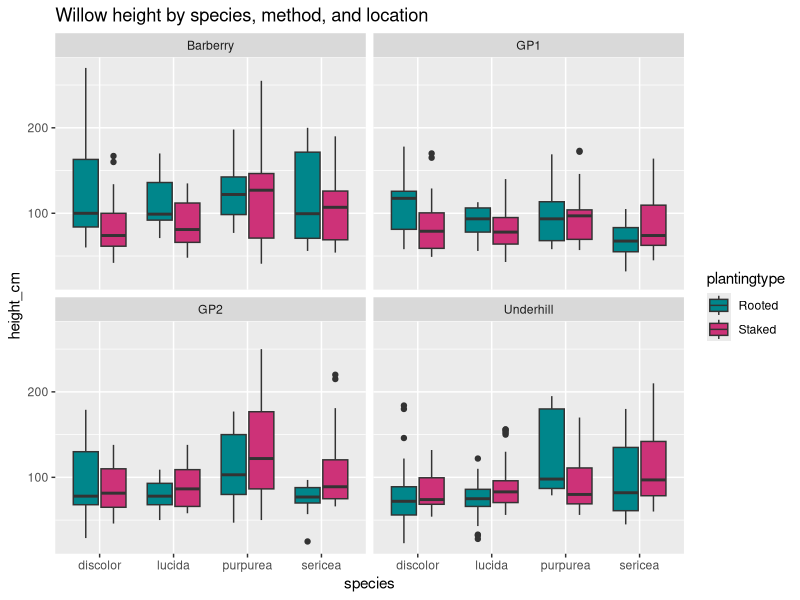
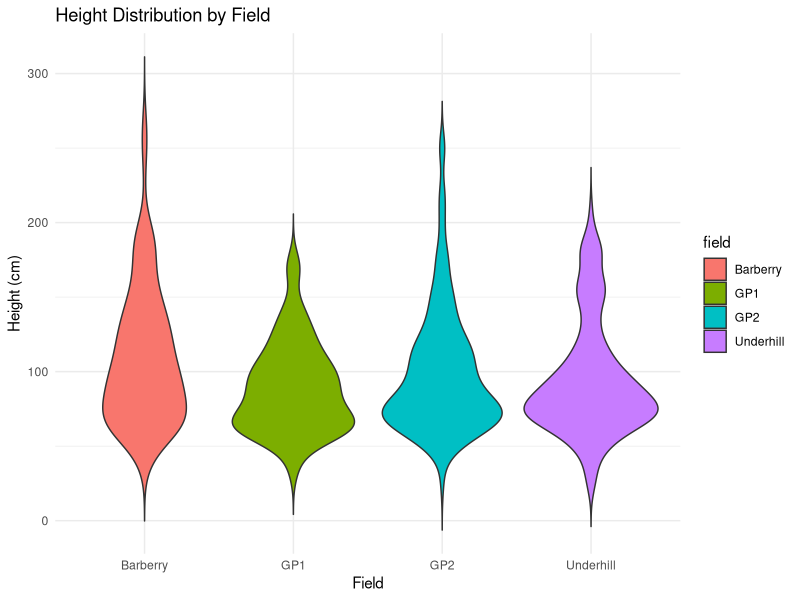
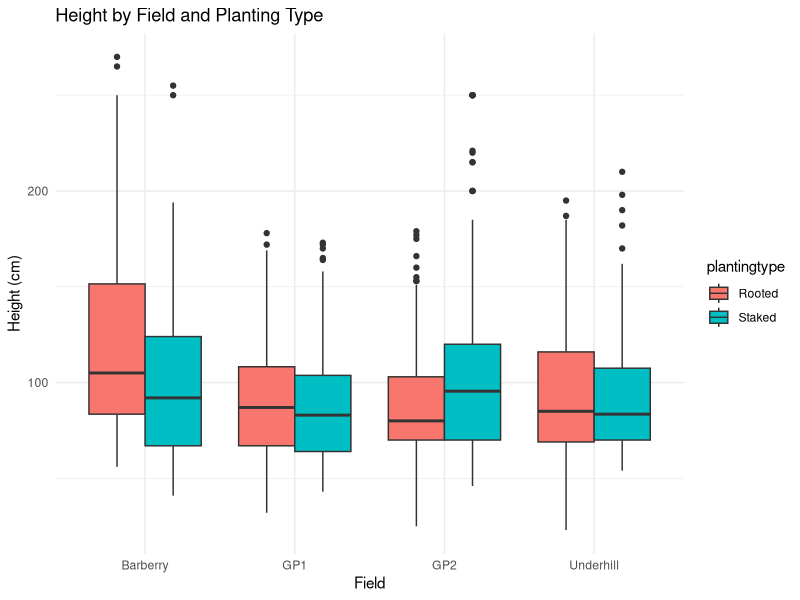
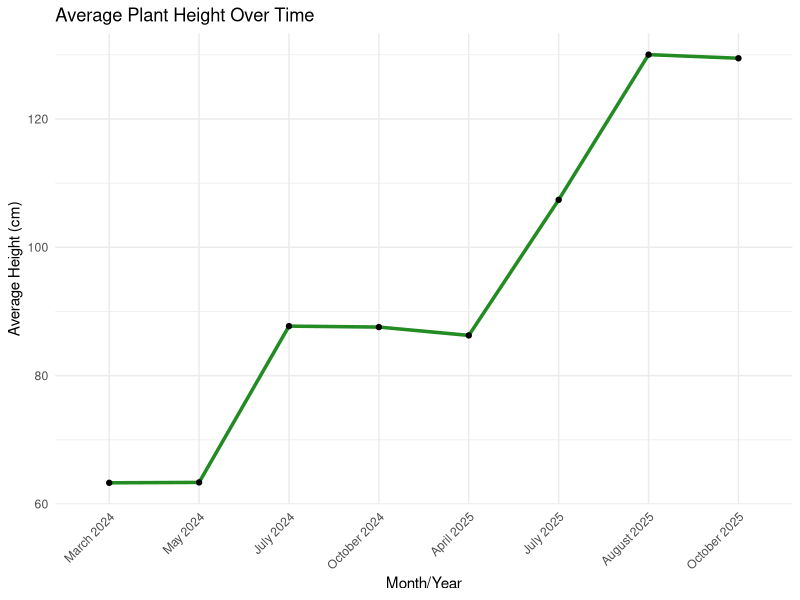
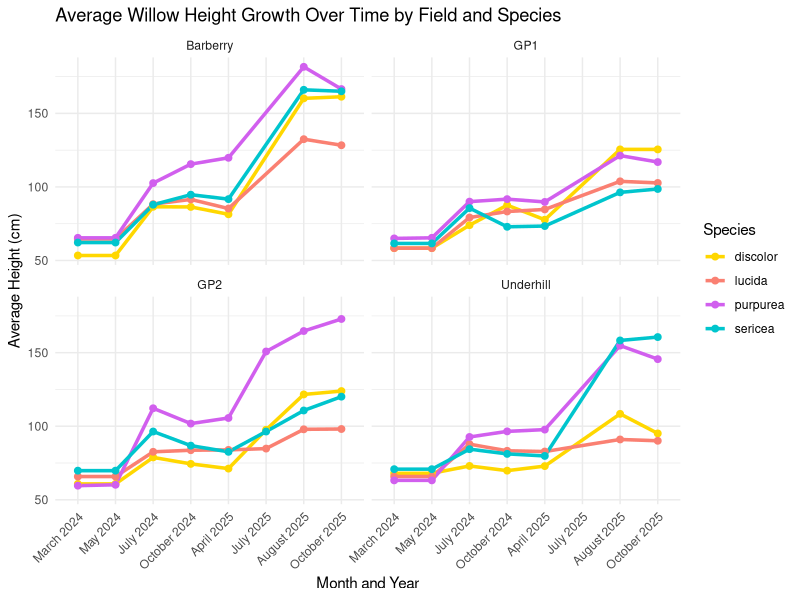
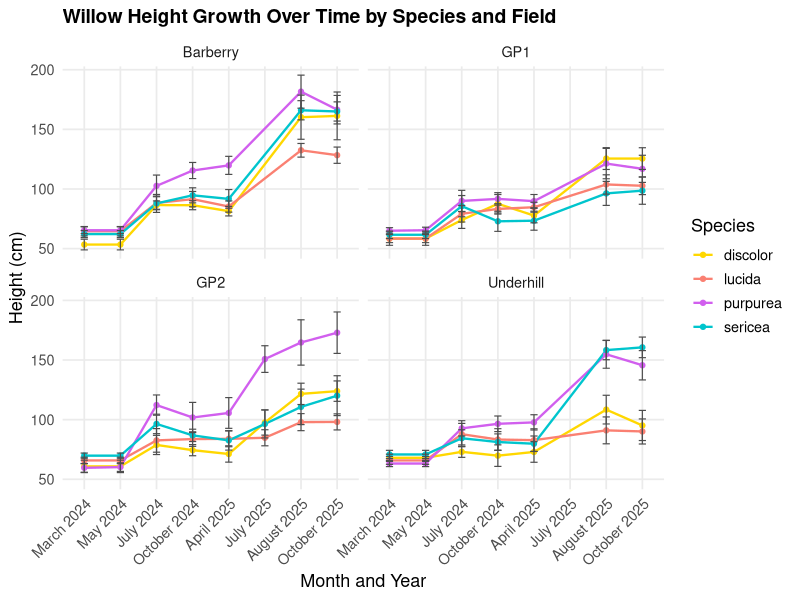
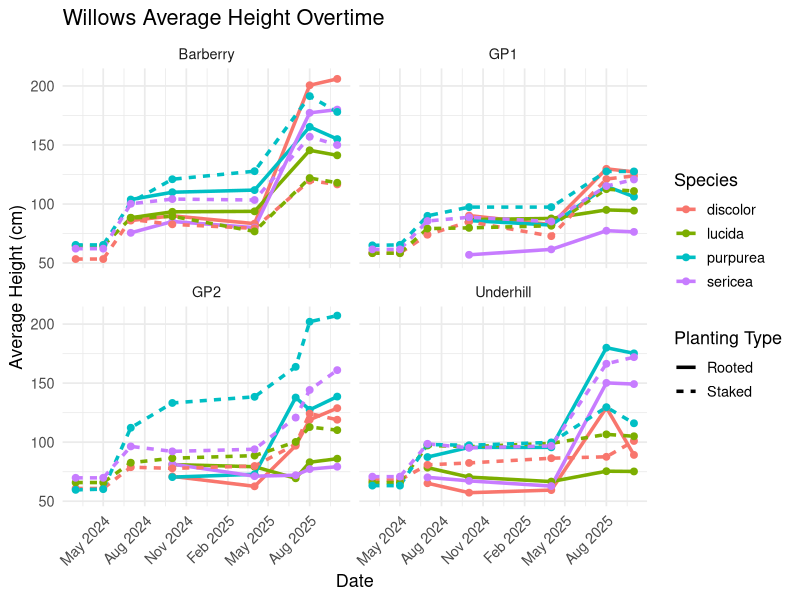
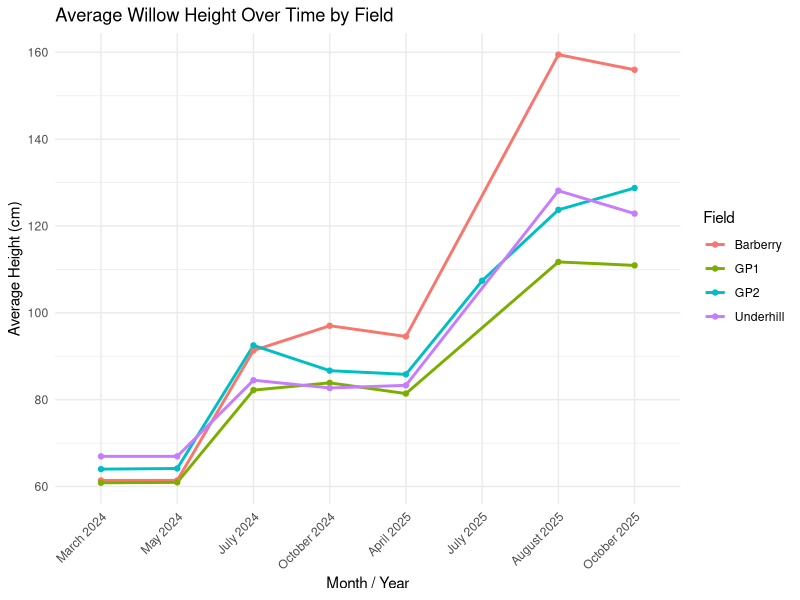

Recreate these plots in R, in order.
# Set location to read in data
setwd("C:/Users/leahm/OneDrive/Desktop/Trustees/R Studio")

# Read in data
willowperform <- read.csv("Willow Performance Data(TidyData).csv")

# Add libraries (first is for plots, second is for editing data)
library(ggplot2)
library(dplyr)


# New column combining month and year
willowperform$month_year <- paste(willowperform$month, willowperform$year)


# Remove unnecessary columns
willowperform <- willowperform %>%
  select(-protected, -death, -browse, -X, -X.1)


# Plot: Willow height by all factors
ggplot(willowperform, aes(x = species, y = height_cm, fill = plantingtype)) +
  geom_boxplot() +
  facet_wrap(~ field) +
  scale_fill_manual(
    values = c("Rooted" = "turquoise4", "Staked" = "violetred3")) +
  labs(title = "Willow height by species, method, and location")


# Plot: Violin graph of height distribution by field
ggplot(willowperform, aes(x = field, y = height_cm, fill = field)) +
  geom_violin(trim = FALSE) +
  labs(title = "Height Distribution by Field",
       x = "Field", y = "Height (cm)") +
  theme_minimal()


# Plot: Height by field and planting type
ggplot(willowperform, aes(x = field, y = height_cm, fill = plantingtype)) +
  geom_boxplot(position = position_dodge()) +
  labs(title = "Height by Field and Planting Type",
       x = "Field", y = "Height (cm)") +
  theme_minimal()


# GROWTH OVER TIME


# Reorder
month_year_order <- c("March 2024", "May 2024", "July 2024", "October 2024", 
                      "April 2025","July 2025", "August 2025", "October 2025")

# Fix month order
willowperform <- willowperform %>%
  mutate(month_year = factor(month_year, levels = month_year_order))

# BY HEIGHT

# Summarize data
willow_summary <- willowperform %>%
  group_by(month_year) %>%
  summarise(mean_height = mean(height_cm, na.rm = TRUE))

# Plot: Height overtime
ggplot(willow_summary, aes(x = month_year, y = mean_height, group = 1)) +
  geom_line(color = "forestgreen", linewidth = 1.2) +
  geom_point() +
  labs(title = "Average Plant Height Over Time",
       x = "Month/Year", y = "Average Height (cm)") +
  theme_minimal() +
  theme(axis.text.x = element_text(angle = 45, hjust = 1))



# Plot: Average Height overtime by field and species
ggplot(willowperform, aes(x = month_year, y = height_cm, 
                          color = species, group = species)) +
  stat_summary(fun = mean, geom = "line", size = 1.2) +    
  # average height per time point
  stat_summary(fun = mean, geom = "point", size = 2) +     
  # optional: add points
  facet_wrap(~ field) + 
  scale_color_manual(values = c( "discolor"= "gold",
                                 "lucida" = "salmon",
                                 "purpurea" = "mediumorchid2",
                                 "sericea"  = "turquoise3")) +
  labs(title = "Average Willow Height Growth Over Time by Field and Species",
       x = "Month and Year",
       y = "Average Height (cm)",
       color = "Species") +
  theme_minimal() +
  theme(axis.text.x = element_text(angle = 45, hjust = 1))



# Define standard error function for error bars
se_function <- function(x) {
  sd(x, na.rm = TRUE) / sqrt(length(x[!is.na(x)]))
}

# Plot: Willow Height Growth Over Time by Species and Field
ggplot(willowperform, aes(x = month_year, y = height_cm,
                          color = species,
                          group = interaction(species, field))) +
  
  # Mean line
  stat_summary(fun = mean, geom = "line", size = 0.8) +
  
  # Mean point
  stat_summary(fun = mean, geom = "point", size = 1.5) +
  
  # Error bars (± SE)
  stat_summary(fun.data = function(y) {
    data.frame(
      y = mean(y, na.rm = TRUE),
      ymin = mean(y, na.rm = TRUE) - se_function(y),
      ymax = mean(y, na.rm = TRUE) + se_function(y)
    )
  }, geom = "errorbar", width = 0.2, aes(color = NULL), color = "grey30", size = 0.4) +
scale_color_manual(values = c(
  "discolor"= "gold",
  "lucida" = "salmon",
  "purpurea" = "mediumorchid2",
  "sericea"  = "turquoise3"
)) +
  
  labs(title = "Willow Height Growth Over Time by Species and Field",
       x = "Month and Year",
       y = "Height (cm)",
       color = "Species") +
  
  theme_minimal(base_size = 13) +
  facet_wrap(~ field) +
  theme(
    panel.grid.minor = element_blank(),
    axis.text.x = element_text(angle = 45, hjust = 1),
    legend.position = "right",
    plot.title = element_text(face = "bold", size = 14)
  )



# Adding library to fix date
library(lubridate)

# Turn month and year into a readable date
willowperform <- willowperform %>%
  mutate(date_real = ymd(paste(year, month, "01")))

# Plot: Willows Average Height Overtime (Correctly spaced out)
ggplot(willowperform, aes(
  x = date_real,
  y = height_cm,
  color = species,
  linetype = plantingtype,
  group = interaction(species, plantingtype)
)) +
  stat_summary(fun = mean, geom = "line", size = 1.2) +
  stat_summary(fun = mean, geom = "point", size = 2) +
  facet_wrap(~ field) +
  scale_x_date(date_labels = "%b %Y", date_breaks = "3 months") +
  labs(title = "Willows Average Height Overtime",
    x = "Date",
    y = "Average Height (cm)",
    color = "Species",
    linetype = "Planting Type"
  ) +
  theme_minimal(base_size = 13) +
  theme(axis.text.x = element_text(angle = 45, hjust = 1))






# Summarize data by height & field
height_field <- willowperform %>%
  group_by(month_year, field) %>%
  summarise(mean_height = mean(height_cm, na.rm = TRUE))

# Plot: Average height overtime by field
ggplot(height_field, aes(x = month_year, y = mean_height, 
                         color = field, group = field)) +
  geom_line(size = 1) +
  geom_point() +
  labs(
    title = "Average Willow Height Over Time by Field",
    x = "Month / Year",
    y = "Average Height (cm)",
    color = "Field"
  ) +
  theme_minimal() +
  theme(axis.text.x = element_text(angle = 45, hjust = 1))



# Summarize data by height and planting type
height_type <- willowperform %>%
  group_by(month_year, plantingtype) %>%
  summarise(mean_height = mean(height_cm, na.rm = TRUE))

# Plot: Height by planting type
ggplot(height_type, aes(x = month_year, y = mean_height, 
                        color = plantingtype, group = plantingtype)) +
  geom_line(size = 1) +
  geom_point() +
  labs(
    title = "Average Willow Height Over Time by Planting Type",
    x = "Month / Year",
    y = "Average Height (cm)",
    color = "Planting Type"
  ) +
  theme_minimal() +
  theme(axis.text.x = element_text(angle = 45, hjust = 1))



# BY STEM COUNT


# Summarize data by stems & field
stems_field <- willowperform %>%
  group_by(month_year, field) %>%
  summarise(mean_stems = mean(stems, na.rm = TRUE))

# Plot: Stems by field overtime
ggplot(stems_field, aes(x = month_year, y = mean_stems, 
                        color = field, group = field)) +
  geom_line(size = 1) +
  geom_point() +
  labs(
    title = "Average Number of Stems Over Time by Field",
    x = "Month / Year",
    y = "Average Number of Stems",
    color = "Field"
  ) +
  theme_minimal() +
  theme(axis.text.x = element_text(angle = 45, hjust = 1))


# Summarize data by stems & planting type
stems_type <- willowperform %>%
  group_by(month_year, plantingtype) %>%
  summarise(mean_stems = mean(stems, na.rm = TRUE))

# Plot: Stems by planting type overtime
ggplot(stems_type, aes(x = month_year, y = mean_stems, 
                       color = plantingtype, group = plantingtype)) +
  geom_line(size = 1) +
  geom_point() +
  labs(
    title = "Average Number of Stems Over Time by Planting Type",
    x = "Month / Year",
    y = "Average Number of Stems",
    color = "Planting Type"
  ) +
  theme_minimal() +
  theme(axis.text.x = element_text(angle = 45, hjust = 1))


# AGE

# Fix date column to classify as date
willowperform$date <- as.Date(willowperform$date, format = "%m/%d/%Y")

# New table with planting dates
start_dates <- willowperform %>%
  group_by(field, plantingtype, species) %>%
  summarise(start_date = min(date, na.rm = TRUE)) %>%
  ungroup()

# New table combining age dates
willow_age <- willowperform %>%
  left_join(start_dates, by = c("field", "species", "plantingtype"))

# Calculating age by days, weeks, and months
willow_age <- willow_age %>%
  mutate(age_days = as.numeric(difftime(date, start_date, units = "days")),
         age_weeks = age_days / 7,
         age_months = age_days / 30.44)

# Plot: Height by age (weeks)
ggplot(willow_age, aes(x = age_weeks, y = height_cm,
                       color = species, linetype = plantingtype)) +
  stat_summary(fun = mean, geom = "line", size = 1.2) +
  facet_wrap(~ field) +
  labs(title = "Willow Height Growth by Age (Weeks)",
       x = "Age (weeks since first measurement)",
       y = "Height (cm)",
       color = "Species",
       linetype = "Planting Type") +
  theme_minimal(base_size = 13)

